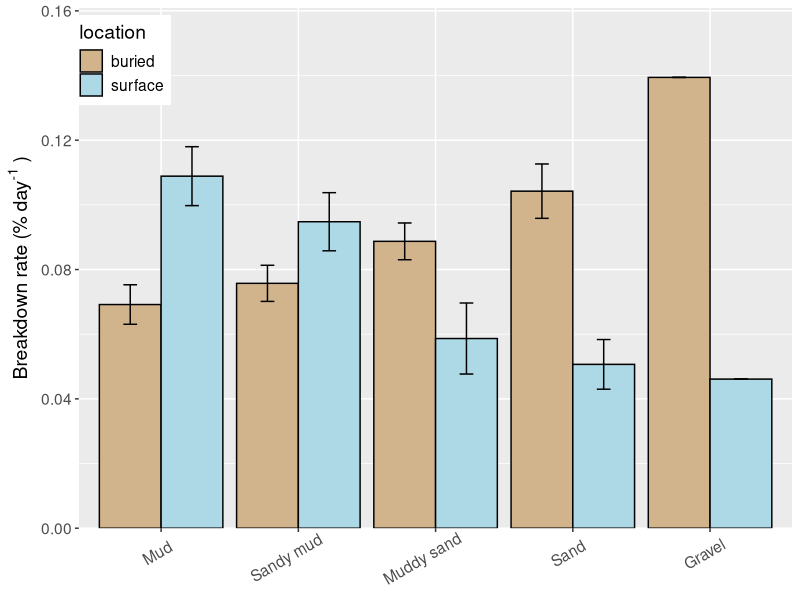

Write R code to recreate this figure.
library(tidyverse)
library(plotrix)

df <- read_csv("./Howard_2019_ESCO_Data.csv") %>% 
  select(sedimentscore_name, "bottom percent loss day", "surface percent loss day") %>% 
  `colnames<-`(c("sedimentscore_name", "buried", "surface")) %>% 
  gather(key = "location",value = "rate", buried:surface) %>% 
  drop_na(sedimentscore_name) %>%
  group_by(sedimentscore_name, location) %>% 
  summarise(mean = mean(rate,na.rm = TRUE),
            SE = std.error(rate,na.rm = TRUE)) %>% 
  ungroup() %>% 
  replace_na(list(SE = 0))

sedorder=c("Mud", "Sandy mud", "Muddy sand", "Sand", "Gravel")
df$sedimentscore_name = factor(df$sedimentscore_name,sedorder)


#barchart

p <- df %>% 
  ggplot(aes(x=as.factor(sedimentscore_name), y=mean, fill=location)) +
  geom_bar(position=position_dodge(), stat="identity", colour='black') +
  geom_errorbar(aes(ymin=mean-SE, ymax=mean+SE), width=.2,position=position_dodge(.9)) +
  scale_y_continuous(expand = c(0, 0))+
  coord_cartesian(ylim=c(0,0.161)) +
  scale_fill_manual(values=c("tan","lightblue"))+
  labs(y = bquote('Breakdown rate (% day' ^ '-1'~')'))+
  theme(legend.position = c(0.06, 0.9),
        text = element_text(size=14),
        axis.title.x=element_blank(),
        axis.text.x = element_text(angle = 30, hjust = 0.7, vjust = 0.8))

ggsave("Fig7_breakdown_specs.pdf", p, width = 5.8, height = 5.8)
 